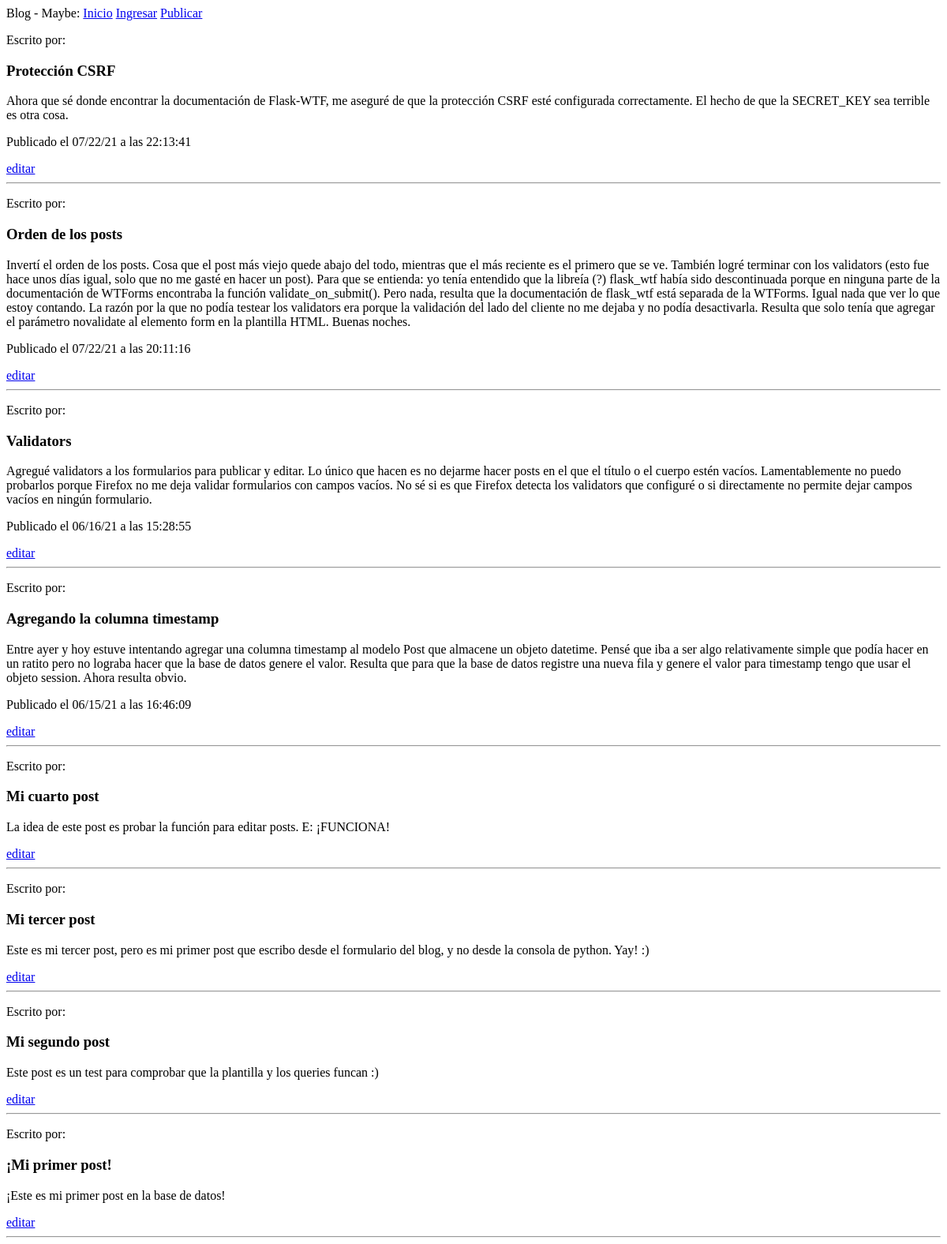
The page /index on the database as committed earlier.
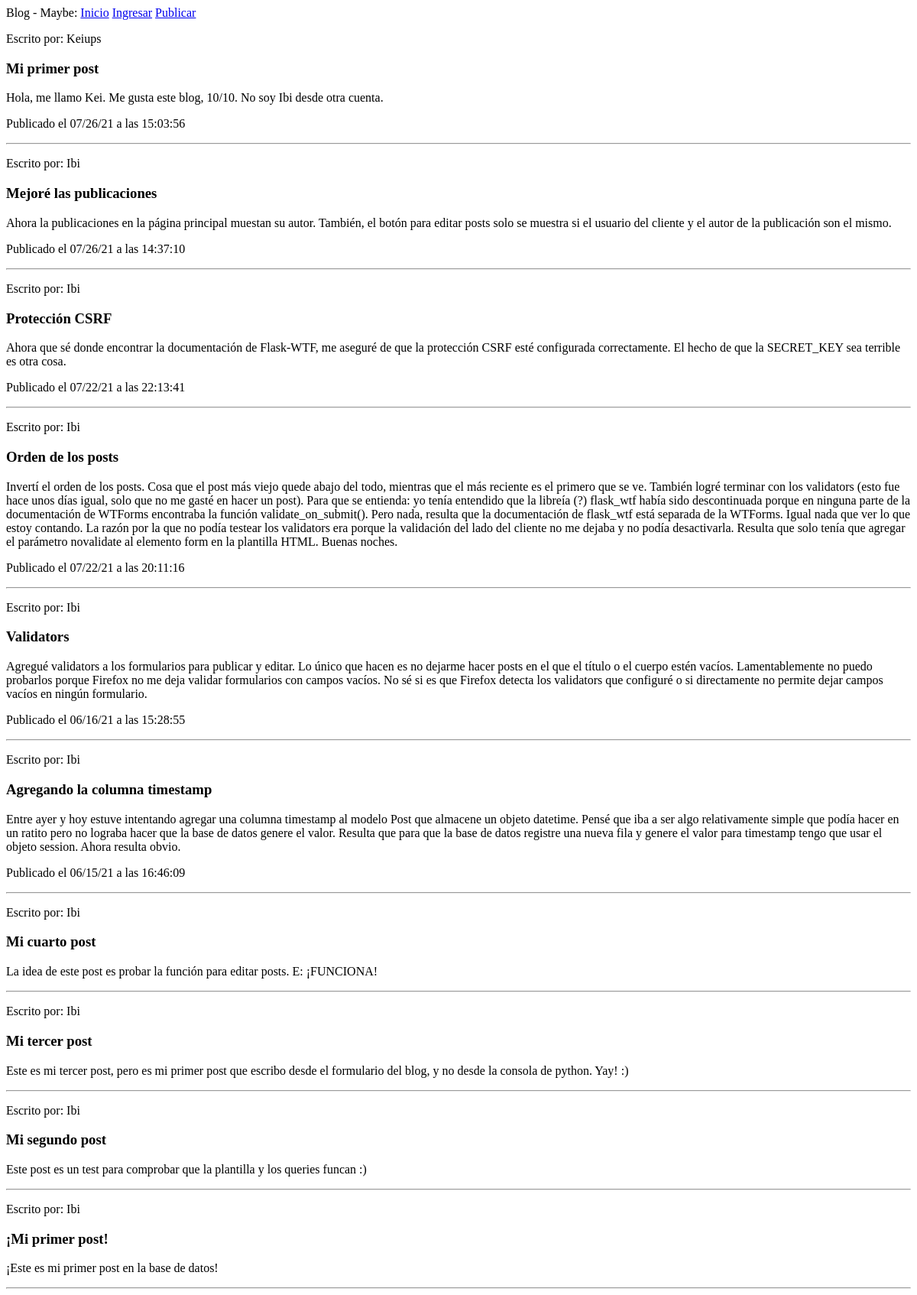
The same page on the database as committed later.
### app/models.py (models this page shows, shortened)
class Post(db.Model):
    id = db.Column(db.Integer, primary_key=True)
    title = db.Column(db.String(50))
    body = db.Column(db.Text())
    timestamp = db.Column(db.DateTime(), default=datetime.now)
    user_id = db.Column(db.ForeignKey('user.id'))

class User(UserMixin, db.Model):
    id = db.Column(db.Integer, primary_key=True)
    username = db.Column(db.String(64), index=True, unique=True)
    email = db.Column(db.String(120), index=True, unique=True)
    password_hash = db.Column(db.String(128))
    posts = db.relationship('Post', backref='author', lazy='dynamic')

### app/routes.py (the view)
@app.route('/')
@app.route('/index')
def index():
    posts = Post.query.all()
    for i in range(len(posts)//2):
        aux = posts[i]
        posts[i] = posts[-1-i]
        posts[-1-i] = aux
    return render_template('index.html', title='Home Page', posts=posts)

### app/templates/index.html
{% extends "base.html" %}
{% block content %}
{% for post in posts %}
<p>Escrito por: {{ post.author.username }}</p>
<h3>{{ post.title }}</h3>
<p>{{ post.body }}</p>
{% if post.timestamp %}
<p>Publicado el {{ post.timestamp.strftime('%x') }} a las {{ post.timestamp.strftime('%X') }}</p>
{% endif %}
{% if current_user.id == post.author.id %}
<a href="/edit?p={{ post.id }}">editar</a>
{% endif %}
<hr>
{% endfor %}
{% endblock %}

### app/templates/base.html (shortened to what this page needs)
<!DOCTYPE html>
<html lang="en">
<head>
</head>
<body>
    <div>
        Blog - Maybe:
        <a href="{{ url_for('index') }}">Inicio</a>
        {% if current_user.is_anonymous %}
        <a href="{{ url_for('login') }}">Ingresar</a>
        {% else %}
        <a href="{{ url_for('logout') }}">Salir de la cuenta</a>
        {% endif %}
        <a href="{{ url_for('post') }}">Publicar</a>
    </div>
    {% block content %}{% endblock %}
</body>
</html>

Rows that differ between the two databases and show on the page:
added Post: author.username "Keiups", title "Mi primer post", body "Hola, me llamo Kei. Me gusta este blog, 10/10. No soy Ibi desde otra cuenta.", timestamp "07/26/21", timestamp "15:03:56"
added Post: author.username "Ibi", title "Mejoré las publicaciones", body "Ahora la publicaciones en la página principal muestan su autor. También, el botón para editar posts solo se muestra si el usuario del cliente y el autor de la publicación son el mismo.", timestamp "07/26/21", timestamp "14:37:10"
changed Post "Protección CSRF": author.username (not shown) → "Ibi"; no longer shows "editar"
changed Post "Orden de los posts": author.username (not shown) → "Ibi"; no longer shows "editar"
changed Post "Validators": author.username (not shown) → "Ibi"; no longer shows "editar"
changed Post "Agregando la columna timestamp": author.username (not shown) → "Ibi"; no longer shows "editar"
changed Post "Mi cuarto post": author.username (not shown) → "Ibi"; no longer shows "editar"
changed Post "Mi tercer post": author.username (not shown) → "Ibi"; no longer shows "editar"
changed Post "Mi segundo post": author.username (not shown) → "Ibi"; no longer shows "editar"
changed Post "¡Mi primer post!": author.username (not shown) → "Ibi"; no longer shows "editar"
